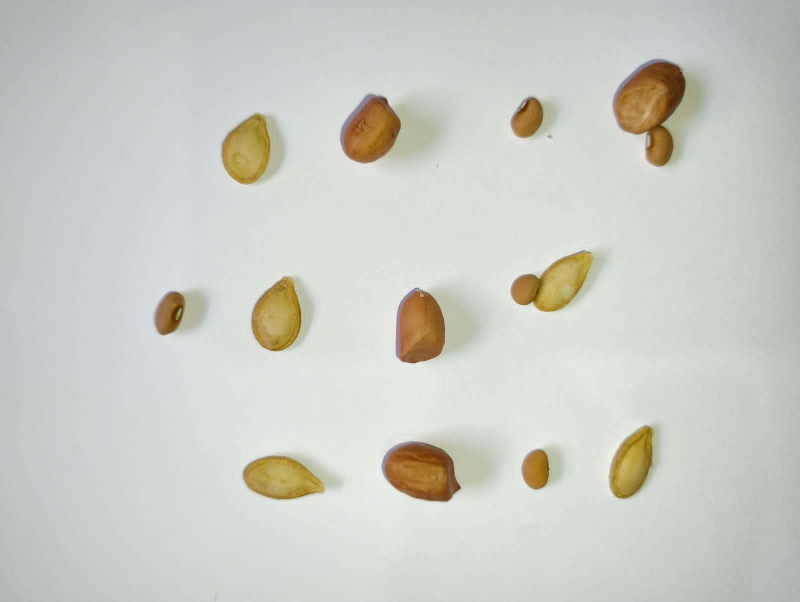
#> input picture images/img3.jpg, 1600 x 1204 px (shown at 1/2 size)
$ python teste.py
#> lines starting #> are read from the running program, lines starting #| are printed output that depends on the picture; after the words box and inside, x2 and y2 are one past the last pixel; in counts of white or black regions, pixels touching at a corner belong together
#> in main, img_cor is the input picture: shape (1204, 1600, 3); mean B, G, R 197.7, 204.9, 202.5
import cv2
import numpy as np
from matplotlib import pyplot as plt

contador = [0, 0, 0]

def limites(imagem_original=cv2.Mat, imagem_borda=cv2.Mat):
    contornos, _ = cv2.findContours(
        imagem_borda, cv2.RETR_EXTERNAL, cv2.CHAIN_APPROX_SIMPLE)

    for contorno in contornos:
        x, y, w, h = cv2.boundingRect(contorno)

        sub = imagem_original[y:y+h, x:x+w]
        color = ('b', 'g', 'r')
        médias = []
        variânças = []
        for i, col in enumerate(color):
            histograma = cv2.calcHist([sub], [i], None, [256], [0, 256])
            k = np.mean(sub[:, :, i])
            v = np.var(sub[:, :, i])
            médias.append(k)
            variânças.append(v)
            plt.plot(histograma, color=col)
            plt.xlim([0, 256])
        m = max(médias)
        v = médias[2] - médias[1]
        texto = "0"
        if m < 100:
            texto = "pimenta "
            contador[0] += 1
        elif v < 26:
            texto = "ervilha "
            contador[1] += 1
        else:
            texto = "feijao "
            contador[2] += 1
        plt.savefig(texto + ".png")
        plt.clf()
        cv2.putText(imagem_original, texto, (x, y),
                    cv2.FONT_HERSHEY_SIMPLEX, 0.5, (0, 0, 0), 2)

    exibir(imagem_original)


def sombra(imagem=cv2.Mat) -> cv2.Mat:
    _, máscara = cv2.threshold(imagem, 224, 255, cv2.THRESH_BINARY_INV)
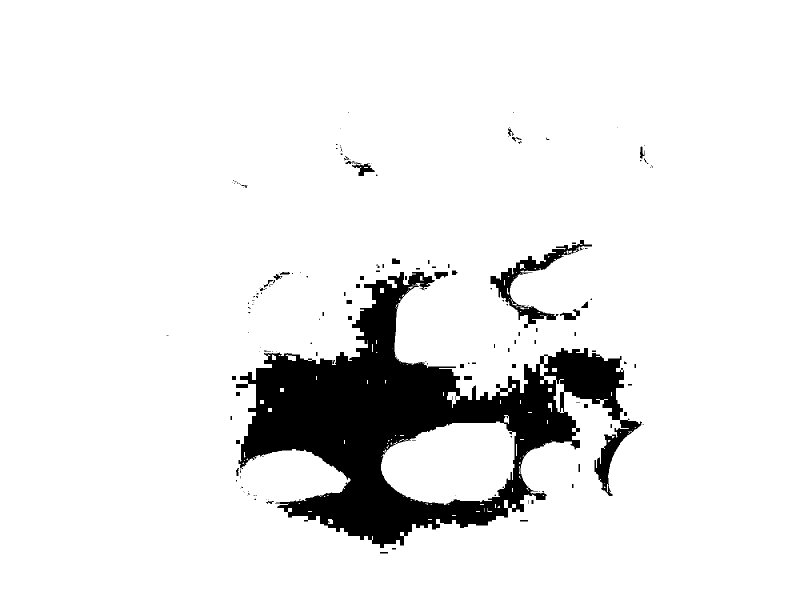
#> máscara: shape (1204, 1600) (shown at 1/2 size); 91.2% white; 173 black regions (106 under 20 px), largest, box (x1, y1, x2, y2) and area: (472, 544, 1284, 1096) 158337, (981, 480, 1184, 656) 5973, (704, 327, 750, 352) 496
    elemEst = np.ones((7, 7), np.uint8)
    máscara_sombra = cv2.morphologyEx(máscara, cv2.MORPH_OPEN, elemEst)
#> máscara_sombra: shape (1204, 1600); 91% white; 82 black regions (31 under 20 px), largest, box (x1, y1, x2, y2) and area: (472, 536, 1288, 1096) 161771, (981, 480, 1184, 656) 7329, (688, 312, 750, 352) 830
    img = cv2.addWeighted(imagem, 1.1, máscara_sombra, 0.1, 0)
    return img


def processamento(imagem=cv2.Mat) -> cv2.Mat:
    imgPre = cv2.GaussianBlur(imagem, (7, 7), 0)

    elemEst = cv2.getStructuringElement(cv2.MORPH_ELLIPSE, (7, 7))
    imgPre = cv2.morphologyEx(imgPre, cv2.MORPH_OPEN, elemEst)

    imgPre = cv2.Canny(imgPre, 20, 180)
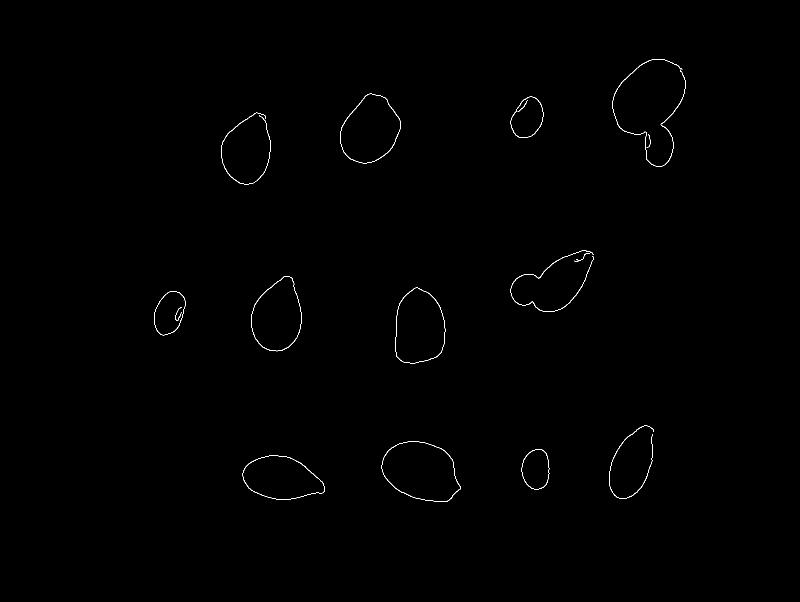
#> imgPre: shape (1204, 1600) (shown at 1/2 size); 0.28% white in thin lines or dots, all inside (x1, y1, x2, y2) = (308, 118, 1371, 1004)
    contornos, _ = cv2.findContours(
        imgPre, cv2.RETR_EXTERNAL, cv2.CHAIN_APPROX_SIMPLE)
#> contornos = 13 contours, 1 with area under 20; largest, box (x1, y1, x2, y2) and area: (763, 883, 922, 1004) 14014, (791, 575, 891, 727) 12052, (680, 187, 802, 327) 11904, (502, 553, 603, 703) 10972, (485, 911, 650, 999) 10329

    for contorno in contornos:
        x, y, w, h = cv2.boundingRect(contorno)
        cv2.rectangle(imagem, (x, y), (x+w, y+h), (0, 0, 0), 2)
#> this loop made 13 passes
#> (x, y, w, h) on passes 1 to 12: (485, 911, 165, 88), (1043, 898, 56, 81), (763, 883, 159, 121), (1218, 850, 90, 147), (308, 582, 63, 89), (791, 575, 100, 152), (502, 553, 101, 150), (1021, 500, 166, 124), (1293, 268, 8, 28), (442, 225, 99, 144), (1021, 193, 66, 83), (680, 187, 122, 140)
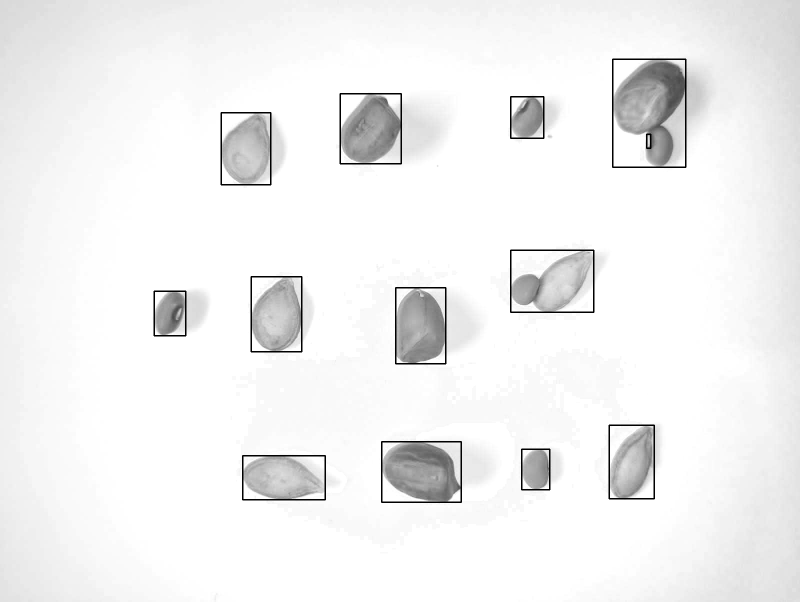
#> imagem: shape (1204, 1600) (shown at 1/2 size); min 0, max 255, mean 241.2
    return imgPre


def exibir(imagem=cv2.Mat) -> None:
    cv2.namedWindow("My Image", cv2.WINDOW_NORMAL)

    altura = 800
    lagura = 600
    cv2.resizeWindow("My Image", lagura, altura)

    cv2.imshow("My Image", imagem)

    cv2.waitKey(0)
    cv2.destroyAllWindows()


def main():
    img_cor = cv2.imread("../images/img3.jpg")
    img = cv2.imread('../images/img3.jpg', cv2.IMREAD_GRAYSCALE)
    img = sombra(img)
    exibir(img)
    img = processamento(img)
    exibir(img)
    limites(img_cor, img)
#> the loop in limites, `for contorno in contornos:` made 13 passes
#> (x, y, w, h, m, v, texto) on passes 1 to 12: (485, 911, 165, 88, 184.7, 17.24, 'ervilha '), (1043, 898, 56, 81, 172.9, 32.99, 'feijao '), (763, 883, 159, 121, 161.5, 34.35, 'feijao '), (1218, 850, 90, 147, 179.2, 16.4, 'ervilha '), (308, 582, 63, 89, 152.5, 23.19, 'ervilha '), (791, 575, 100, 152, 165.7, 37.41, 'feijao '), (502, 553, 101, 150, 182.1, 20.09, 'ervilha '), (1021, 500, 166, 124, 191.9, 13.46, 'ervilha '), (1293, 268, 8, 28, 160.5, 17.39, 'ervilha '), (442, 225, 99, 144, 179.6, 16.99, 'ervilha '), (1021, 193, 66, 83, 161.1, 25.6, 'ervilha '), (680, 187, 122, 140, 165, 30.97, 'feijao ')
#> pass 1, in limites, `sub = imagem_original[y:y+h, x:x+w]`:
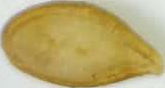
#> sub: shape (88, 165, 3); mean B, G, R 108.9, 167.4, 184.7
#> pass 1, in limites, `plt.savefig(texto + ".png")`:
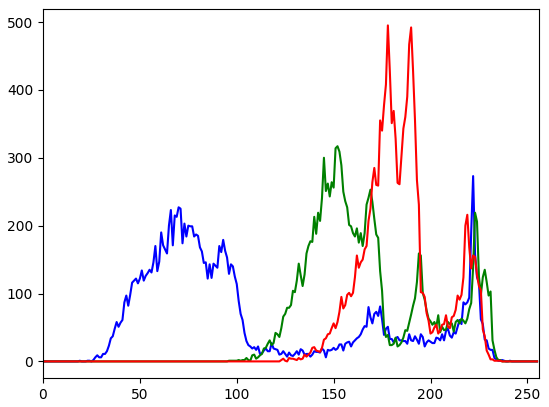
#> figure drawn by matplotlib, 1 panel; curve peaks at x = 222, y = 273; curve peaks at x = 152, y = 317; curve peaks at x = 178, y = 495
#> pass 2, in limites, `plt.savefig(texto + ".png")`:
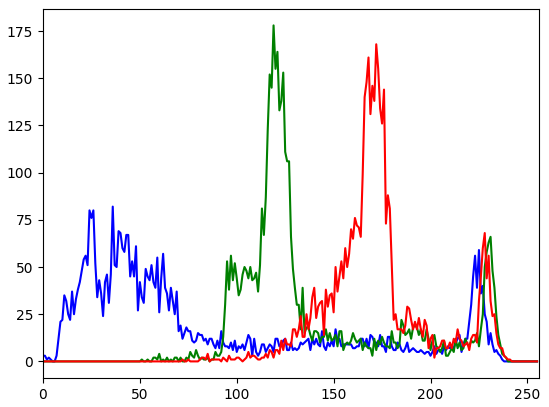
#> figure drawn by matplotlib, 1 panel; curve peaks at x = 36, y = 82; curve peaks at x = 119, y = 178; curve peaks at x = 172, y = 168
#> pass 3, in limites, `sub = imagem_original[y:y+h, x:x+w]`:
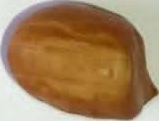
#> sub: shape (121, 159, 3); mean B, G, R 88.8, 127.2, 161.5
#> after the loop in limites, `for contorno in contornos:`: contador = [0, 9, 4]


main()

$ run again, with images/img1.jpg copied over images/img3.jpg
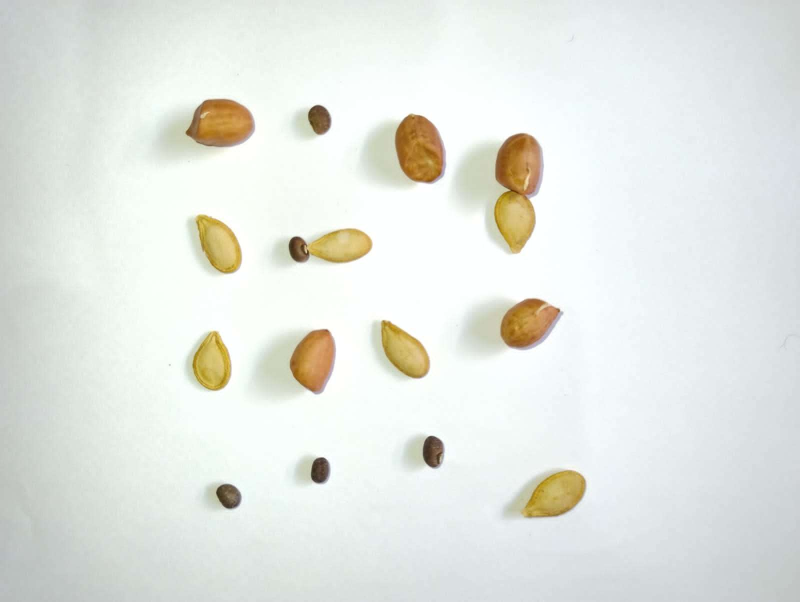
#> input picture images/img1.jpg, 1600 x 1204 px (shown at 1/2 size)
#> in main, img_cor is the input picture: shape (1204, 1600, 3); mean B, G, R 226.3, 231.8, 228.5
#> máscara: shape (1204, 1600); 30.6% white; 169 white regions (112 under 20 px), largest, box (x1, y1, x2, y2) and area: (0, 0, 1600, 1204) 421518, (909, 266, 1088, 508) 28084, (724, 227, 893, 372) 18748
#> máscara_sombra: shape (1204, 1600); 30.2% white; 30 white regions, largest, box (x1, y1, x2, y2) and area: (0, 0, 1600, 1204) 417194, (911, 266, 1088, 508) 28059, (725, 227, 892, 372) 18721
#> in processamento, `contornos, _ = cv2.findContours( imgPre, cv2.RETR_EXTERNAL, cv2.CHAIN_..`: contornos = 16 contours, 1 with area under 20; largest, box (x1, y1, x2, y2) and area: (790, 229, 887, 366) 10304, (371, 198, 509, 295) 10080, (579, 658, 671, 789) 8429, (762, 641, 859, 757) 6912, (616, 210, 662, 269) 2000
#> the loop in processamento, `for contorno in contornos:` made 16 passes
#> (x, y, w, h) on passes 1 to 8: (432, 968, 50, 50), (1039, 940, 133, 96), (622, 915, 37, 52), (845, 872, 42, 64), (384, 663, 79, 119), (579, 658, 92, 131), (762, 641, 97, 116), (1070, 606, 21, 19)
#> after the loop in processamento, `for contorno in contornos:`:
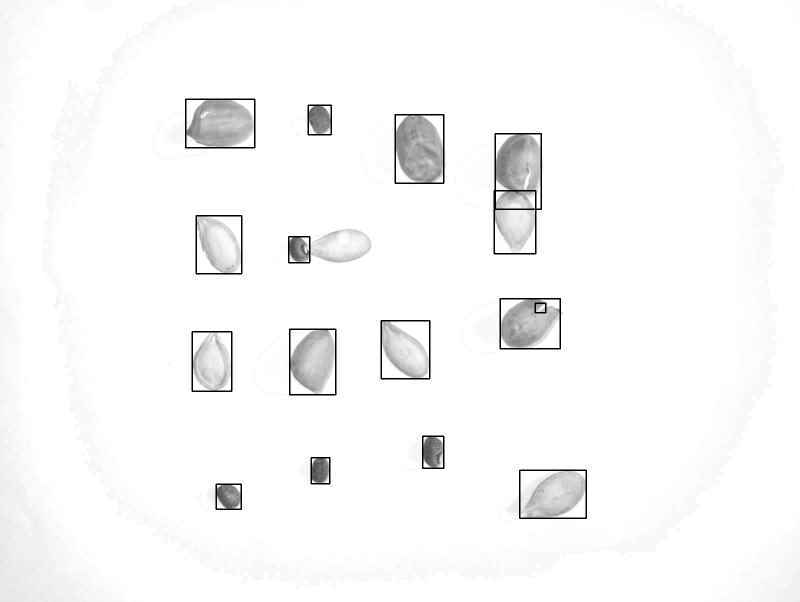
#> imagem: shape (1204, 1600) (shown at 1/2 size); min 0, max 255, mean 248.3
#> the loop in limites, `for contorno in contornos:` made 16 passes
#> (x, y, w, h, m, v, texto) on passes 1 to 8: (432, 968, 50, 50, 129, 8.29, 'ervilha '), (1039, 940, 133, 96, 196.9, 15.56, 'ervilha '), (622, 915, 37, 52, 110.9, 10.63, 'ervilha '), (845, 872, 42, 64, 124.2, 13.99, 'ervilha '), (384, 663, 79, 119, 208.6, 15.93, 'ervilha '), (579, 658, 92, 131, 200, 36.02, 'feijao '), (762, 641, 97, 116, 210.7, 15.81, 'ervilha '), (1070, 606, 21, 19, 192.5, 46.44, 'feijao ')
#> pass 3, in limites, `sub = imagem_original[y:y+h, x:x+w]`:
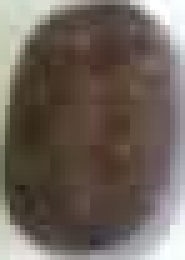
#> sub: shape (52, 37, 3) (shown 5 times larger); mean B, G, R 92, 100.3, 110.9
#> after the loop in limites, `for contorno in contornos:`: contador = [0, 10, 6]

$ run again, with images/img2.jpg copied over images/img3.jpg
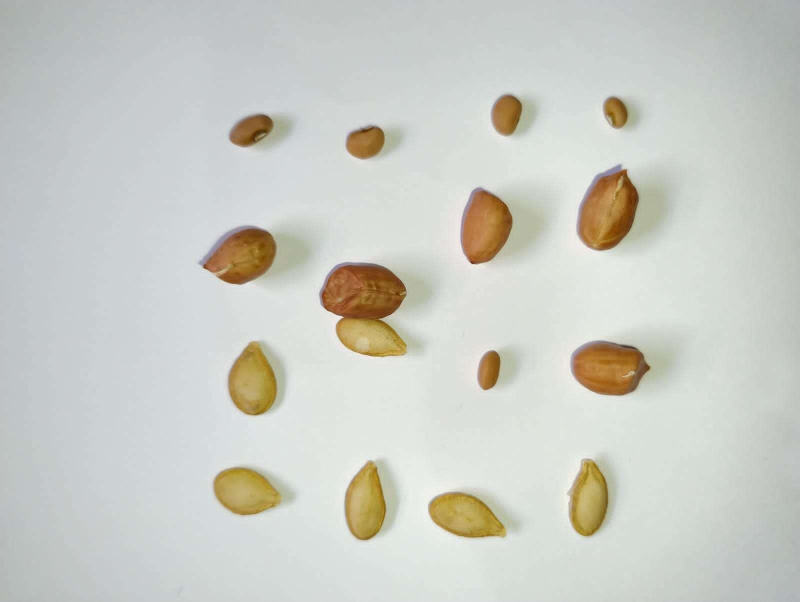
#> input picture images/img2.jpg, 1600 x 1204 px (shown at 1/2 size)
#> in main, img_cor is the input picture: shape (1204, 1600, 3); mean B, G, R 197.4, 204.5, 202.7
#> máscara: shape (1204, 1600); 87.4% white; 164 black regions (107 under 20 px), largest, box (x1, y1, x2, y2) and area: (480, 218, 1352, 1195) 225803, (872, 373, 1008, 592) 7929, (920, 693, 988, 784) 2016
#> máscara_sombra: shape (1204, 1600); 87.2% white; 79 black regions (34 under 20 px), largest, box (x1, y1, x2, y2) and area: (467, 216, 1352, 1195) 229566, (872, 373, 1008, 592) 8478, (920, 688, 991, 792) 2387
#> in processamento, `contornos, _ = cv2.findContours( imgPre, cv2.RETR_EXTERNAL, cv2.CHAIN_..`: contornos = 21 contours, 4 with area under 20; largest, box (x1, y1, x2, y2) and area: (1141, 681, 1301, 792) 13195, (921, 374, 1025, 529) 11698, (689, 921, 773, 1081) 9563, (1133, 917, 1217, 1073) 9135, (982, 189, 1044, 272) 3860
#> the loop in processamento, `for contorno in contornos:` made 21 passes
#> (x, y, w, h) on passes 1 to 8: (856, 983, 157, 93), (426, 933, 139, 98), (689, 921, 84, 160), (1133, 917, 84, 156), (955, 701, 46, 79), (456, 682, 99, 149), (1141, 681, 160, 111), (759, 640, 55, 69)
#> after the loop in processamento, `for contorno in contornos:`:
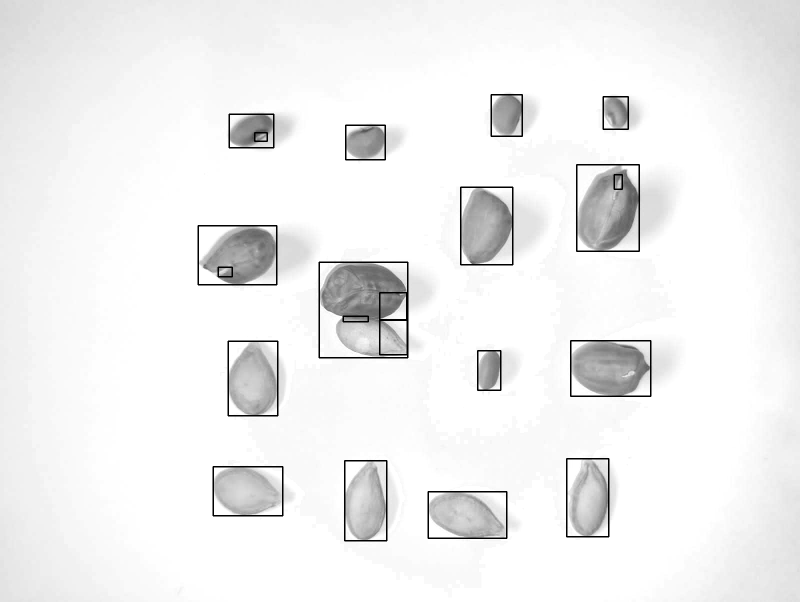
#> imagem: shape (1204, 1600) (shown at 1/2 size); min 0, max 255, mean 239.8
#> the loop in limites, `for contorno in contornos:` made 21 passes
#> (x, y, w, h, m, v, texto) on passes 1 to 8: (856, 983, 157, 93, 188.1, 17.18, 'ervilha '), (426, 933, 139, 98, 185.8, 15.67, 'ervilha '), (689, 921, 84, 160, 187.4, 17.83, 'ervilha '), (1133, 917, 84, 156, 184.3, 15.27, 'ervilha '), (955, 701, 46, 79, 166.2, 33.16, 'feijao '), (456, 682, 99, 149, 180, 18.36, 'ervilha '), (1141, 681, 160, 111, 169.9, 35.4, 'feijao '), (759, 640, 55, 69, 182.6, 17.42, 'ervilha ')
#> pass 3, in limites, `sub = imagem_original[y:y+h, x:x+w]`:
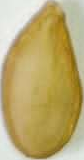
#> sub: shape (160, 84, 3); mean B, G, R 111.5, 169.5, 187.4
#> after the loop in limites, `for contorno in contornos:`: contador = [0, 9, 12]
